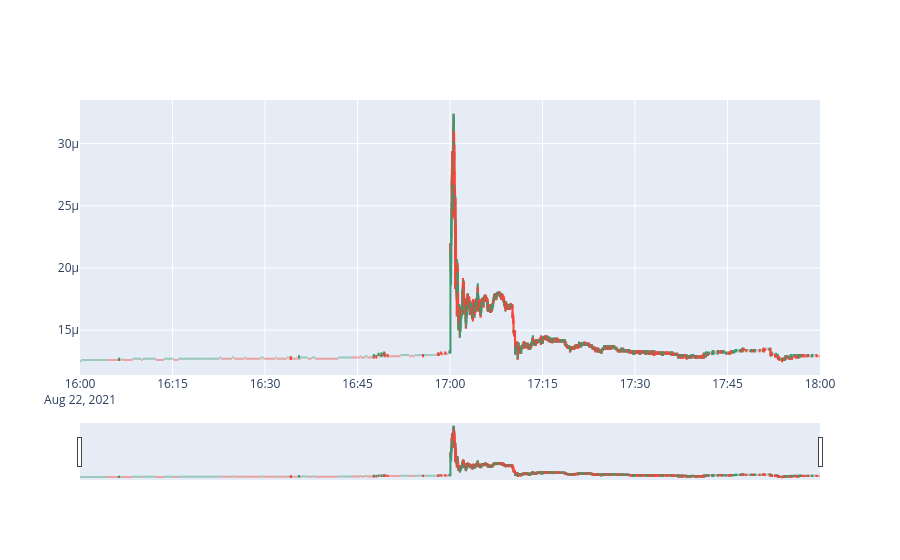

Notebook cell for this chart:
### Code cell
df_pump = df_pump[
    (df_pump["open_time"] >= pump_date - pd.Timedelta(hours=1)) &
    (df_pump["open_time"] <= pump_date + pd.Timedelta(hours=1))
].copy()

candlestick_trace = go.Candlestick(
    x=df_pump["open_time"],
    open=df_pump["open"],
    high=df_pump["high"],
    low=df_pump["low"],
    close=df_pump["close"],
    name="Price"
)
# Create the figure
fig = go.Figure(data=[candlestick_trace])

# Display the graph
fig.show()
# plt.axvline(x=pump_date, color="red", linestyle="--", alpha=.4)

### Figure 1 — Plotly figure (JSON) as saved in the notebook; plotly's stock layout.template omitted (floating-point values rounded to 4 significant figures; data arrays with more than 128 entries replaced by an {"elided": "..."} marker saying what was removed)
{"data": [{"close": {"elided": "7201 float values"}, "high": {"elided": "7201 float values"}, "low": {"elided": "7201 float values"}, "name": "Price", "open": {"elided": "7201 float values"}, "type": "candlestick", "x": {"elided": "7201 str values"}}], "layout": {}}
